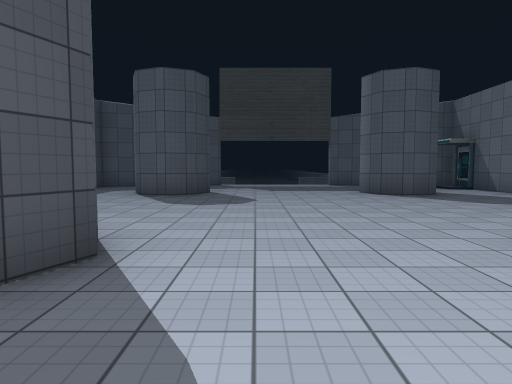
View 1 (above)

16 first-person views from a walk through a 3-D level made in the Unity game engine. The camera is 1.4 m above the floor, tilts 4° down and sees 70° across. The floor is counted in squares, 2 m on a side. Each view is taken from the middle of a square. On the plan, view 1 faces up. The plan holds only what a view shows up to about 11 squares ahead; the rest is blank. The place goes on beyond the plan. The player is left out. Door leaves are left out, so doorways stand open. Some surface patterns are stand-ins.

View 2
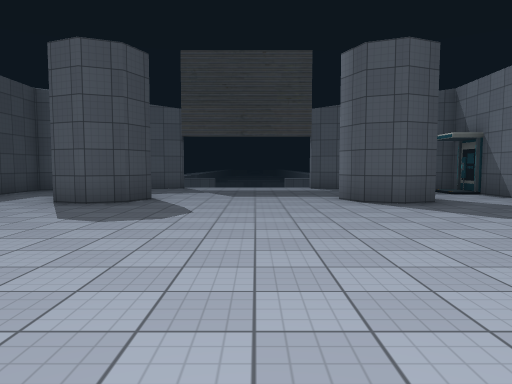

View 3
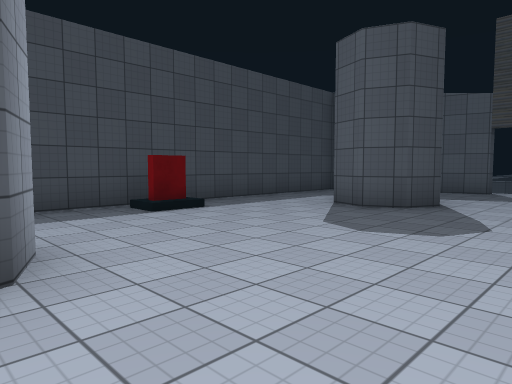

View 4
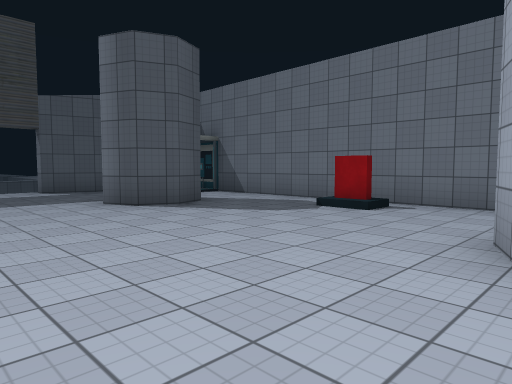

View 5
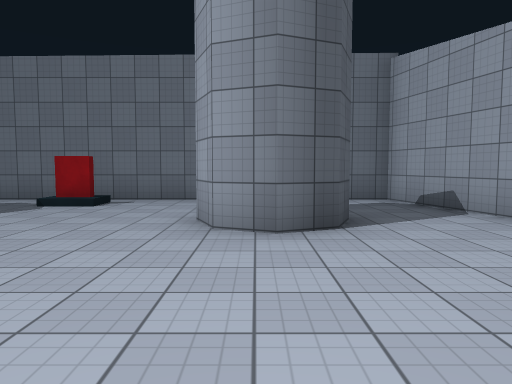

View 6
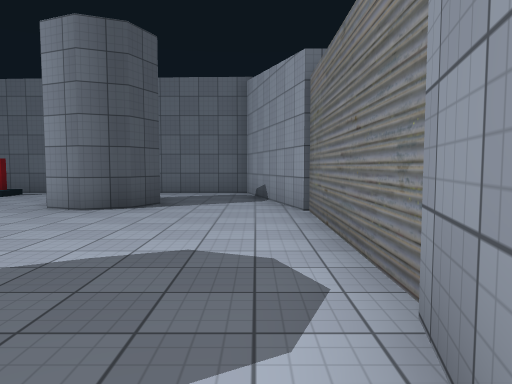

View 7
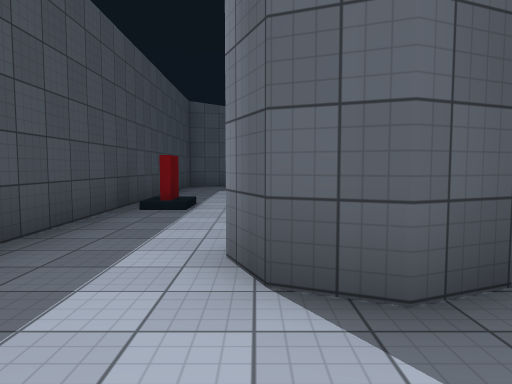

View 8
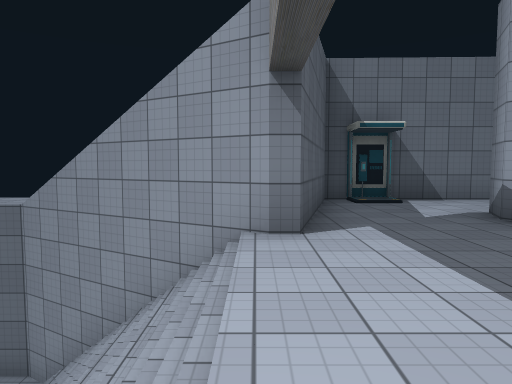

View 9
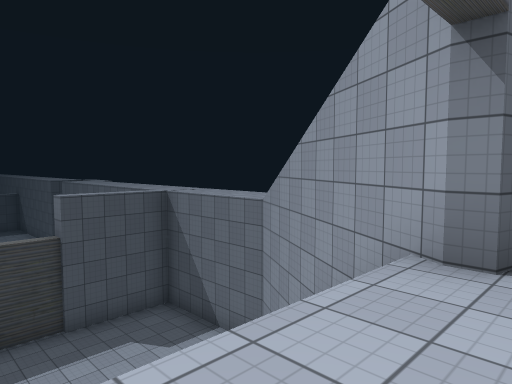

View 10
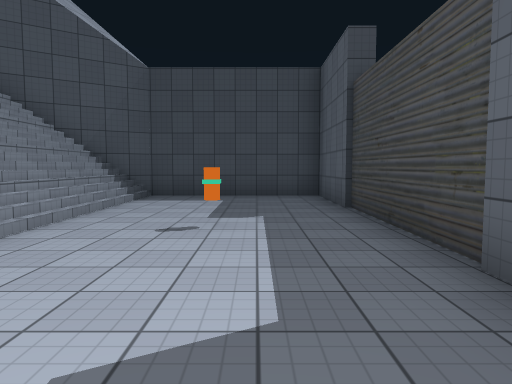

View 11
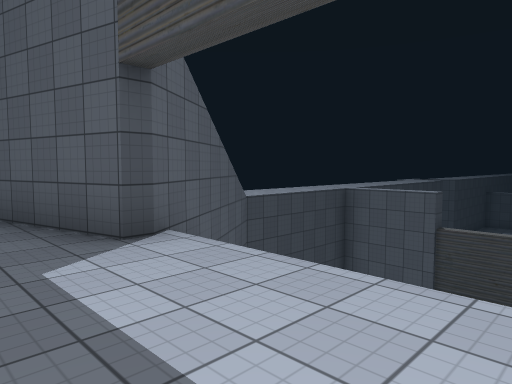

View 12
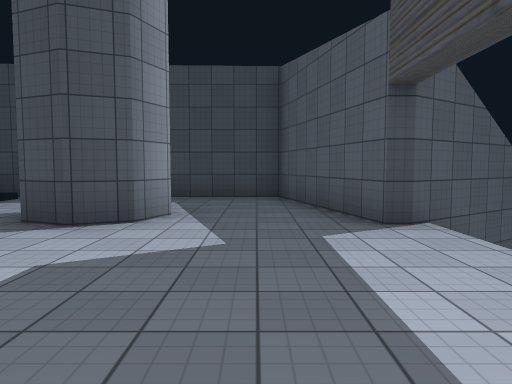

View 13
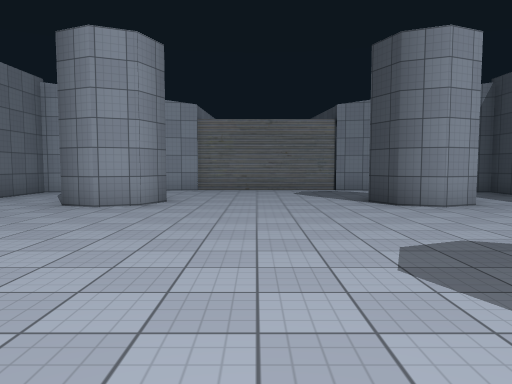

View 14
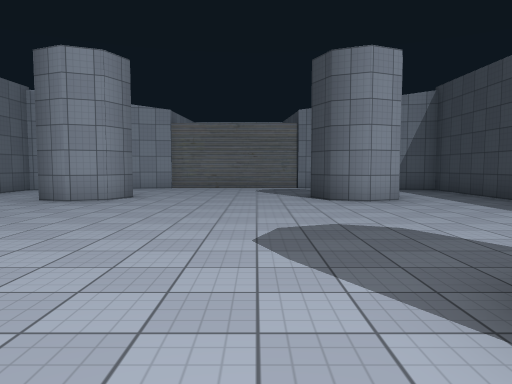

View 15
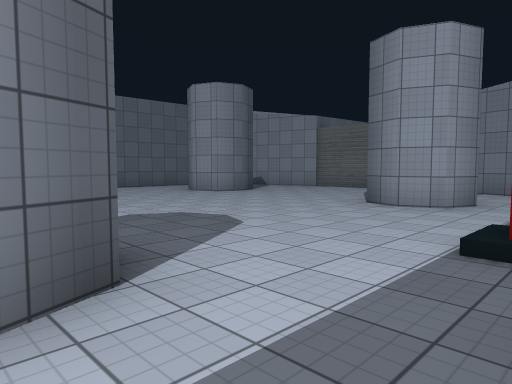

View 16
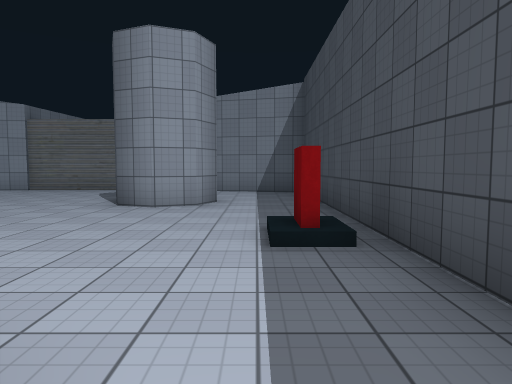

### Floor plan
Key: @ floor where view 1 was taken; # wall or solid block; . main floor; - floor 6 m lower than the main floor; / step, stairs or slope; O other object.
Columns run from 6 left of view 1 to 7 right of it. Each row starts with its distance up from view 1.
 22   ###########
 21   #---------#
 20   #---------#
 19   #----O----#
 18   #---------#
 17   #/////  /##
 16   ##/// //##
 15    ##  ///#
 14    ##////###
 13 ####.......###
 12 #.........../O
 11 #.........../#
 10 #..##....##..#
  9 #...#.....#..#
  8 #............#
  7 #............#
  6 #O..........O#
  5 #............#
  4 #............#
  3 #..##....##..#
  2 #...#.....#..#
  1 #............#
  0 ###...@.....##
 -1   ###########

Positions as (right, up) in squares from view 1, and headings:
1: (0, 0), facing up
2: (1, 2), facing up
3: (1, 3), facing up-left
4: (0, 3), facing up-right
5: (-1, 3), facing right
6: (-3, 0), facing right
7: (-3, 0), facing up
8: (-1, 14), facing right
9: (0, 13), facing up-right
10: (5, 20), facing left
11: (2, 12), facing up-left
12: (3, 12), facing left
13: (1, 10), facing down
14: (0, 11), facing down
15: (-5, 10), facing down-right
16: (-4, 10), facing down
